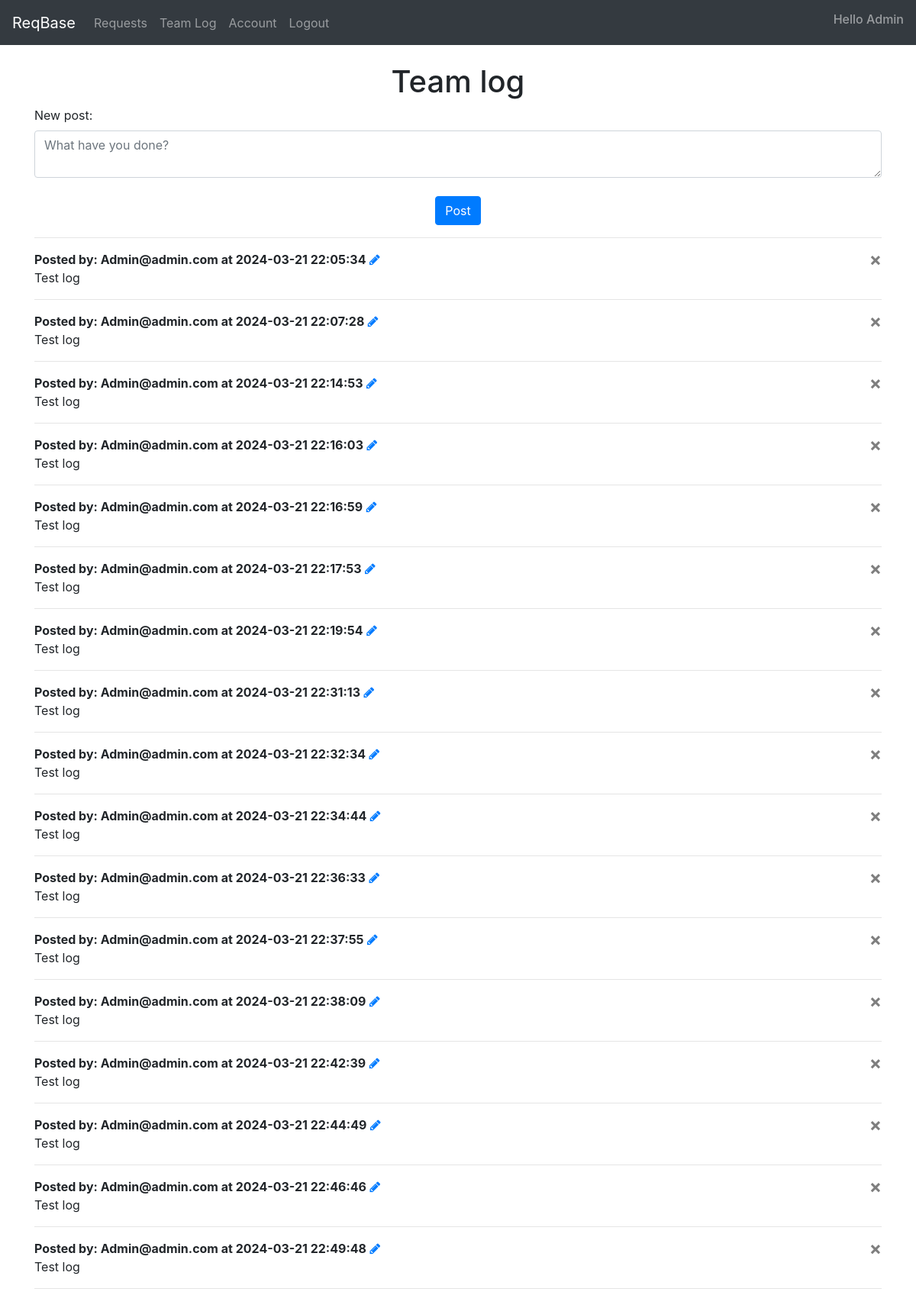
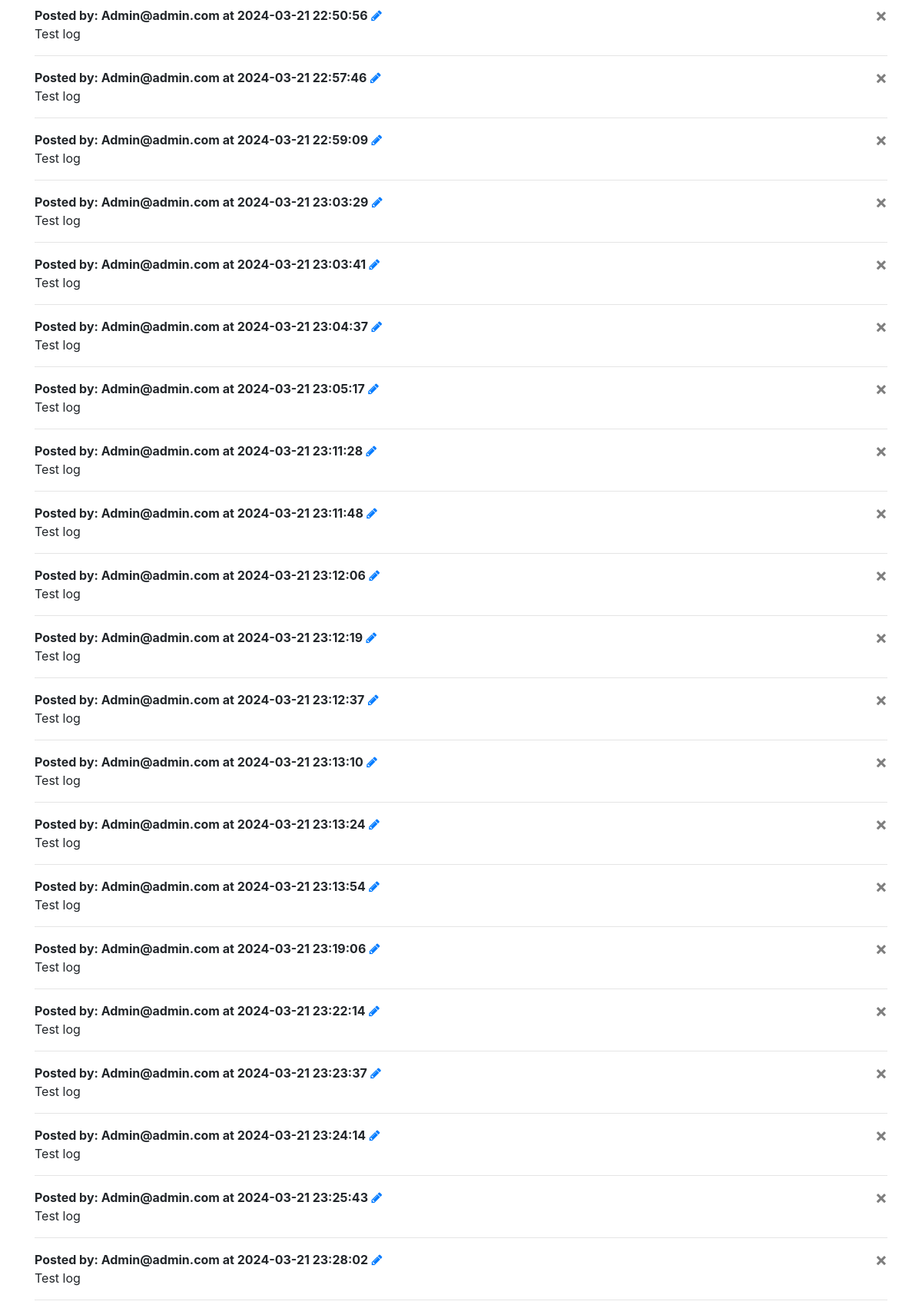
Page /teamLog (signed in, upper part) on the committed database (2 pictures, top to bottom).
### ReqBase/models.py (models this page shows)
class User(db.Model, UserMixin):
    id = db.Column(db.Integer, primary_key=True)
    email = db.Column(db.String(150), unique=True, nullable=False)
    password = db.Column(db.String(150), nullable=False)           ##Creates a User object with the shown attributes
    first_name = db.Column(db.String(150), nullable=False)
    admin = db.Column(db.Boolean(), default=True, nullable=False)
    reqs = db.relationship('Req', backref='user')
    logs = db.relationship('Log', backref='user')           ##States a relationship with Req and Log classes

class Log(db.Model):
    id = db.Column(db.Integer, primary_key=True)
    user_email = db.Column(db.String(150), db.ForeignKey('user.email'))  ##Creates a Log object with the shown attributes
    date = db.Column(db.DateTime(timezone=True), default=func.now())
    post = db.Column(db.String(10000))

### ReqBase/views.py (the view, shortened to what this page needs)
@views.route('/teamLog', methods=['GET', 'POST'])
@login_required
def postLog():
    return render_template("team_log.html", user=current_user, posts = Log.query.all())

### ReqBase/__init__.py (called while the page is built)
def create_app():
    app = Flask(__name__, static_url_path='', static_folder='static', template_folder='templates')
    app.config['SECRET_KEY'] = 'Obliviate'
    app.config['SQLALCHEMY_DATABASE_URI'] = f'sqlite:///{DB_NAME}'
    db.init_app(app)
    from .views import views
    from .auth import auth
    app.register_blueprint(views, url_prefix='/')   ##Blueprints the URLs
    app.register_blueprint(auth, url_prefix='/')
    from .models import User
    create_database(app)
    login_manager = LoginManager()
    login_manager.login_view= 'auth.login'  ##A library that allows the login and user functionality
    login_manager.init_app(app)
    @login_manager.user_loader
    def load_user(id):
        return db.session.get(User, int(id))
    return app

### ReqBase/templates/team_log.html (shortened to what this page needs)
{% extends "navbar.html" %} {% block title %}Team Log{% endblock %}
{% block content %}
<br />
<h1 align="center">Team log</h1>
<form method="POST" onsubmit="return confirm('Are you happy to post this? Only an admin can delete or edit posts');">
    <label for="log">New post: </label>
    <textarea
    name="log"
    id="log"
    class="form-control"
    placeholder="What have you done?"
    ></textarea>
    <br />
    <div align="center">
        <button type="submit" class="btn btn-primary">Post</button>
    </div>
</form>
<hr>
    <div>
        {% for post in posts %}
         <b>Posted by: {{ post.user_email }} at {{ post.date }}</b>
        {% if current_user.admin == True %}
            <a type="button" class="fa fa-pencil" href="/updateLog/{{ post.id }}">
            </a>
            <button type="button" class="close" onclick="deleteLog({{ post.id }})">
                <span aria-hidden="true">&times;</span>
            </button>
        {% endif %}
         <br />
         {{ post.post }}
         <hr>
        {% endfor %}
    </div>
</div>
<br />
{% endblock %}

### ReqBase/templates/navbar.html (shortened to what this page needs)
<!DOCTYPE html>
<html>
    <head>
        <link
      rel="stylesheet"
      href="https://stackpath.bootstrapcdn.com/bootstrap/4.4.1/css/bootstrap.min.css"
    />
    <link
      rel="stylesheet"
      href="https://stackpath.bootstrapcdn.com/font-awesome/4.7.0/css/font-awesome.min.css"
    />
    </head>
    <body>
        <nav class="navbar navbar-expand-lg navbar-dark bg-dark">
            <div class="collapse navbar-collapse" id="navbar">
                <div class="navbar-nav">
                    {% if user.is_authenticated %}
                    <a class="navbar-brand">ReqBase</a>
                    <a class="nav-item nav-link" id="requests" href="/">Requests</a>
                    <a class="nav-item nav-link" id="teamLog" href="/teamLog">Team Log</a>
                    <a class="nav-item nav-link" id="account" href="/account">Account</a>
                    <a class="nav-item nav-link" id="logout" href="/logout" onclick="return confirm('Are you sure you wish to log out?')">Logout</a>
                    {% else %}
                    <a class="nav-item nav-link" id="login" href="/login">Login</a>
                    <a class="nav-item nav-link" id="signUp" href="/sign-up">Sign up</a>
                    {% endif %}
                </div>
              </div>
            <div class="nav navbar-nav navbar-right">
              {% if user.is_authenticated %}
              <h6 class="navbar-text">Hello {{ user.first_name }}</h6>
              {% endif %}
            </div>
        </nav>
        <div class="container">
            {% block content %}
            {% endblock %}
    </body>
</html>

### rows in the picture
User: first_name "Admin"
Log: user_email "Admin@admin.com", date "2024-03-21 22:05:34", post "Test log"
Log: user_email "Admin@admin.com", date "2024-03-21 22:07:28", post "Test log"
Log: user_email "Admin@admin.com", date "2024-03-21 22:14:53", post "Test log"
Log: user_email "Admin@admin.com", date "2024-03-21 22:16:03", post "Test log"
Log: user_email "Admin@admin.com", date "2024-03-21 22:16:59", post "Test log"
Log: user_email "Admin@admin.com", date "2024-03-21 22:17:53", post "Test log"
Log: user_email "Admin@admin.com", date "2024-03-21 22:19:54", post "Test log"
Log: user_email "Admin@admin.com", date "2024-03-21 22:31:13", post "Test log"
Log: user_email "Admin@admin.com", date "2024-03-21 22:32:34", post "Test log"
Log: user_email "Admin@admin.com", date "2024-03-21 22:34:44", post "Test log"
Log: user_email "Admin@admin.com", date "2024-03-21 22:36:33", post "Test log"
Log: user_email "Admin@admin.com", date "2024-03-21 22:37:55", post "Test log"
Log: user_email "Admin@admin.com", date "2024-03-21 22:38:09", post "Test log"
Log: user_email "Admin@admin.com", date "2024-03-21 22:42:39", post "Test log"
Log: user_email "Admin@admin.com", date "2024-03-21 22:44:49", post "Test log"
Log: user_email "Admin@admin.com", date "2024-03-21 22:46:46", post "Test log"
Log: user_email "Admin@admin.com", date "2024-03-21 22:49:48", post "Test log"
Log: user_email "Admin@admin.com", date "2024-03-21 22:50:56", post "Test log"
Log: user_email "Admin@admin.com", date "2024-03-21 22:57:46", post "Test log"
Log: user_email "Admin@admin.com", date "2024-03-21 22:59:09", post "Test log"
Log: user_email "Admin@admin.com", date "2024-03-21 23:03:29", post "Test log"
Log: user_email "Admin@admin.com", date "2024-03-21 23:03:41", post "Test log"
Log: user_email "Admin@admin.com", date "2024-03-21 23:04:37", post "Test log"
Log: user_email "Admin@admin.com", date "2024-03-21 23:05:17", post "Test log"
Log: user_email "Admin@admin.com", date "2024-03-21 23:11:28", post "Test log"
Log: user_email "Admin@admin.com", date "2024-03-21 23:11:48", post "Test log"
Log: user_email "Admin@admin.com", date "2024-03-21 23:12:06", post "Test log"
Log: user_email "Admin@admin.com", date "2024-03-21 23:12:19", post "Test log"
Log: user_email "Admin@admin.com", date "2024-03-21 23:12:37", post "Test log"
Log: user_email "Admin@admin.com", date "2024-03-21 23:13:10", post "Test log"
Log: user_email "Admin@admin.com", date "2024-03-21 23:13:24", post "Test log"
Log: user_email "Admin@admin.com", date "2024-03-21 23:13:54", post "Test log"
Log: user_email "Admin@admin.com", date "2024-03-21 23:19:06", post "Test log"
Log: user_email "Admin@admin.com", date "2024-03-21 23:22:14", post "Test log"
Log: user_email "Admin@admin.com", date "2024-03-21 23:23:37", post "Test log"
Log: user_email "Admin@admin.com", date "2024-03-21 23:24:14", post "Test log"
Log: user_email "Admin@admin.com", date "2024-03-21 23:25:43", post "Test log"
Log: user_email "Admin@admin.com", date "2024-03-21 23:28:02", post "Test log"
